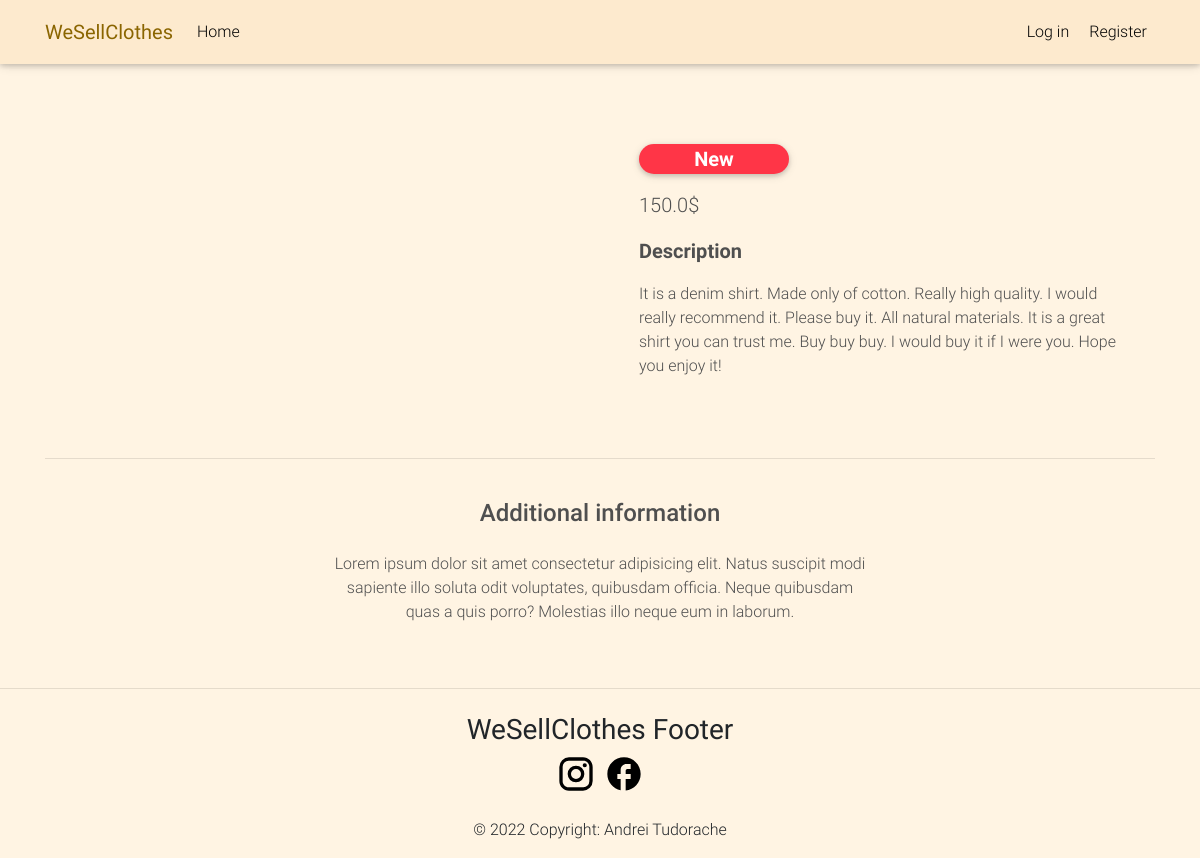
The app's page /product/Shirt 1 with its own data.
### WeSellClothesApp/models.py (models this page shows, shortened)
class Item(models.Model):
    title = models.CharField(max_length=100)
    description = models.CharField(max_length=300)
    price = models.FloatField()
    image_adress = models.CharField(max_length=500, null=True)
    category = models.CharField(choices=CATEGORY_CHOICES, max_length=2, null=True)
    label = models.CharField(choices=LABEL_CHOICES, max_length=1, null=True, blank=True)

### WeSellClothesApp/views.py (the view)
# urls.py: path("product/<name>", views.product, name="product"),
def product(request, name):
    product = Item.objects.get(title=name)
    return render(request, 'product-page.html', {
        'product': product,
        'message': "",
        'success': ""
    })

### WeSellClothesApp/templates/product-page.html (shortened to what this page needs)
{% extends 'layout.html' %}
{% block body %}
  <main class="mt-5 pt-4">
    <div class="container dark-grey-text mt-5">
      <div class="row wow fadeIn">
        <div class="col-md-6 mb-4">
        </div>
        <div class="col-md-6 mb-4">
          <div class="p-4">
            <div class="mb-3">
              {% if product.label != null %}
                <span class="badge badge-pill {{ product.get_label_display }}-color" style="width: 150px; height: 30px; font-size: 20px; text-align: center;">
                {% if product.label == "N" %}
                  New
                {% else %}
                  {% if product.label == "B" %}
                    Best seller
                  {% endif %}
                {% endif %}
                </span>
              {% endif %}
            </div>
            <p class="lead">
              <span>{{ product.price }}$</span>
            </p>
            <p class="lead font-weight-bold">Description</p>
            <p>{{ product.description }}</p>
          </div>
        </div>
      </div>
      <hr>
      <div class="row d-flex justify-content-center wow fadeIn">
        <div class="col-md-6 text-center">
          <h4 class="my-4 h4">Additional information</h4>
          <p>Lorem ipsum dolor sit amet consectetur adipisicing elit. Natus suscipit modi sapiente illo soluta odit
            voluptates,
            quibusdam officia. Neque quibusdam quas a quis porro? Molestias illo neque eum in laborum.</p>
        </div>
      </div>
    </div>
  </main>
{% endblock %}

### WeSellClothesApp/templates/layout.html (style rules this page uses)
html, body, header, .carousel { height: 60vh; background-color: rgb(255, 244, 227); }

### records on screen
Item: price "150.0", description "It is a denim shirt. Made only of cotton. Really high quality. I would really recommend it. Please buy it. All natural materials. It is a great shirt you can trust me. Buy buy buy. I would buy it if I were you. Hope you enjoy it!"
